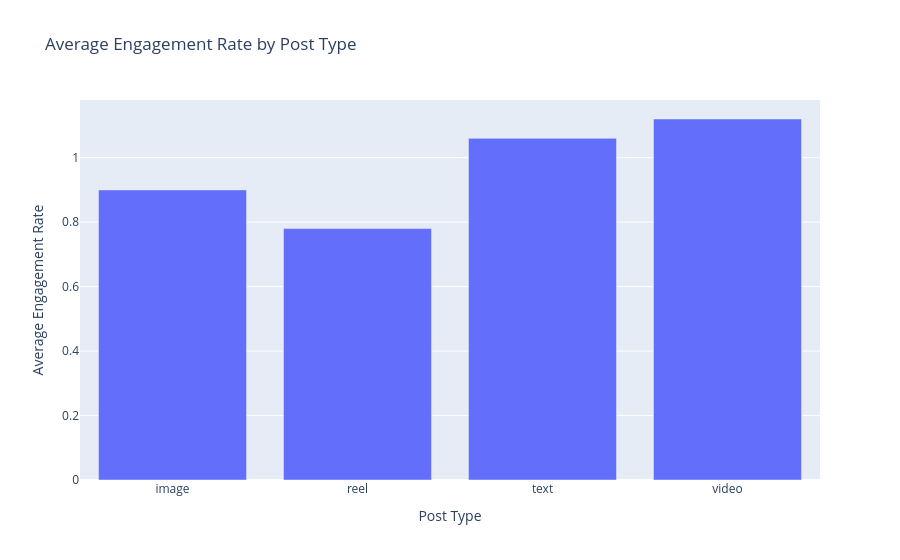

Notebook code cell kept with this figure:
### Code cell
fig = px.bar(
    x=avg_engagement_type.index,
    y=avg_engagement_type.values,
    title="Average Engagement Rate by Post Type",
    labels={"x": "Post Type", "y": "Average Engagement Rate"})

fig.show()

### Figure 1 — Plotly figure (JSON) as saved in the notebook; plotly's stock layout.template omitted (floating-point values rounded to 4 significant figures)
{"data": [{"hovertemplate": "Post Type=%{x}<br>Average Engagement Rate=%{y}<extra></extra>", "legendgroup": "", "marker": {"color": "#636efa", "pattern": {"shape": ""}}, "name": "", "orientation": "v", "showlegend": false, "textposition": "auto", "type": "bar", "x": ["image", "reel", "text", "video"], "xaxis": "x", "y": [0.9, 0.78, 1.06, 1.12], "yaxis": "y"}], "layout": {"barmode": "relative", "legend": {"tracegroupgap": 0}, "title": {"text": "Average Engagement Rate by Post Type"}, "xaxis": {"anchor": "y", "domain": [0, 1], "title": {"text": "Post Type"}}, "yaxis": {"anchor": "x", "domain": [0, 1], "title": {"text": "Average Engagement Rate"}}}}
